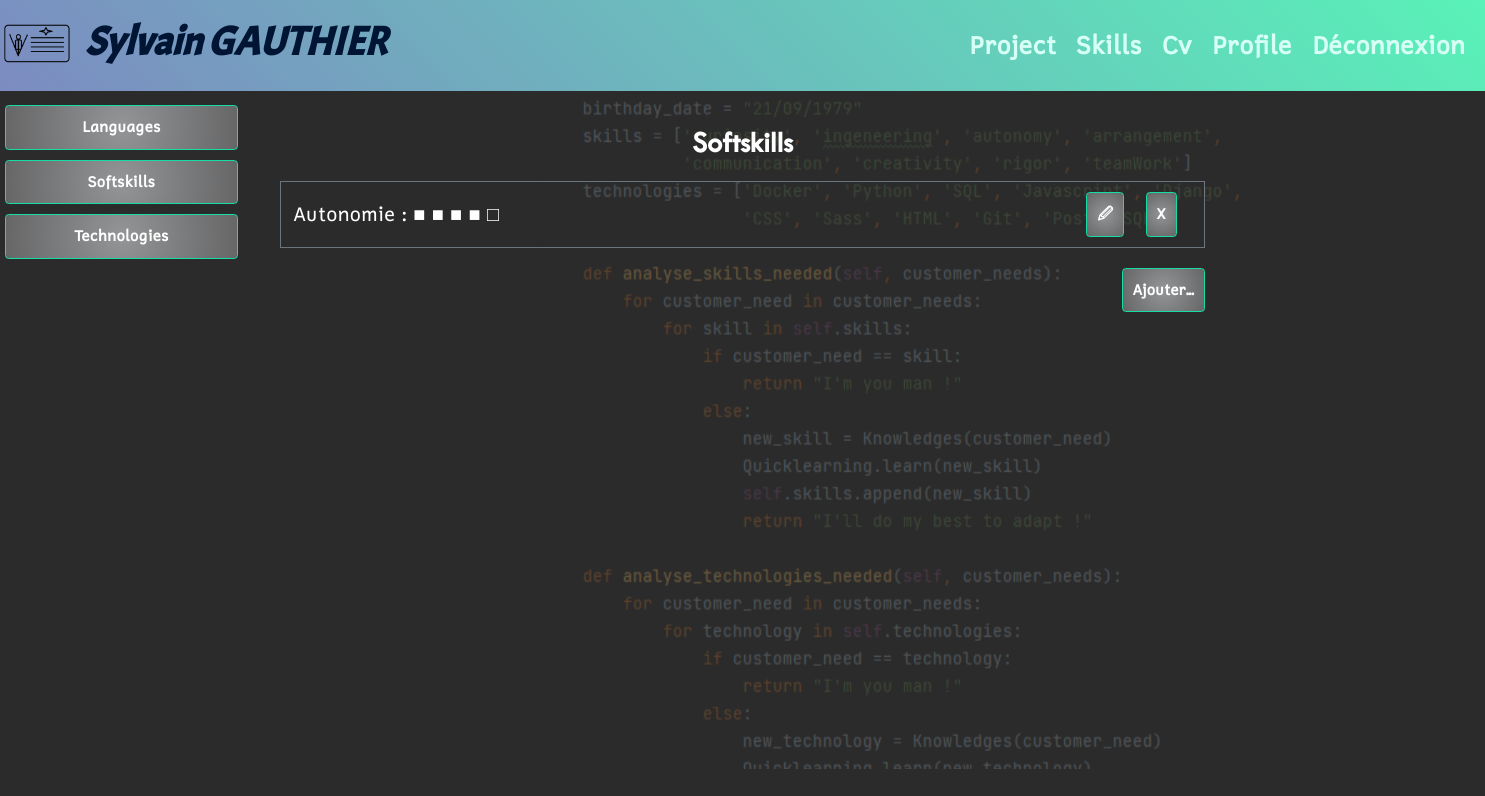
The page /skill/softskill/ (signed in) on the database as committed earlier.
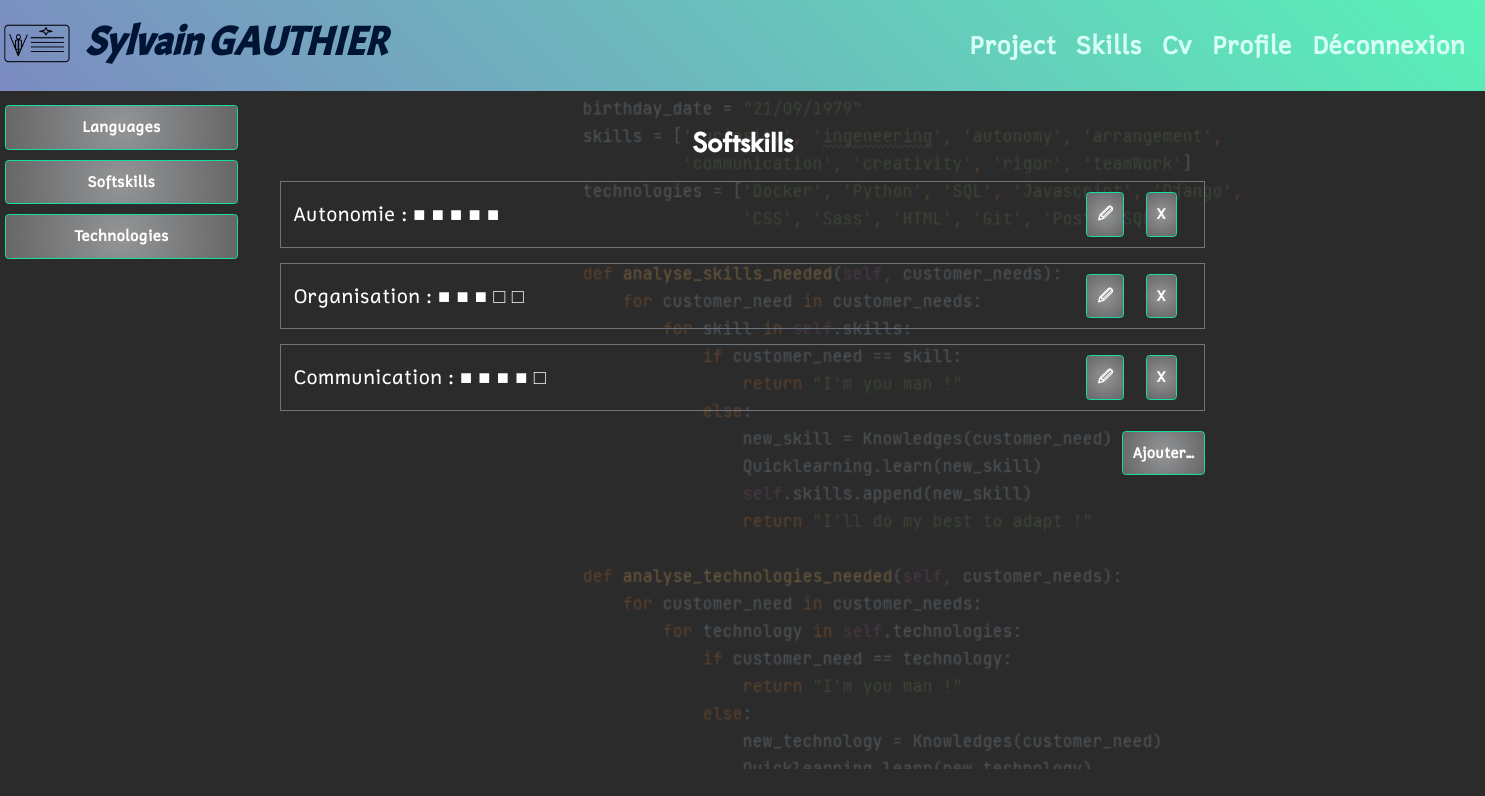
The same page on the database as committed later.
### skill/models/softskill.py (models this page shows, shortened)
class SoftSkill(models.Model):
    title = models.CharField(
        verbose_name='Soft Skill',
        max_length=40,
        blank=False,
        null=False
    )
    level = models.PositiveIntegerField(validators=[MinValueValidator(0),
                                                    MaxValueValidator(5)],
                                        default=0,
                                        verbose_name='Level')
    user = models.ForeignKey(settings.AUTH_USER_MODEL,
                             null=True,
                             on_delete=models.CASCADE)

### skill/views/softskill_views.py (the view)
# urls.py: path('', cv_views.index, name='cv_home'),
@login_required
def index(request):
    softskills = SoftSkill.objects.filter(
        Q(user=request.user)
    )
    return render(request,
                  'skill/softskills_index.html',
                  context={'softskills': softskills}
                  )

### skill/templates/skill/softskills_index.html
{% extends 'index.html' %}
{% block sidebar %}
    {% include 'skill/partials/skills_menu_snippet.html' %}
{% endblock sidebar %}
{% block content %}
    <div class="text-center">
        <h2>Softskills</h2>
    </div>
    {% for instance in softskills %}
        <div class="ticket border border-secondary m-4 p-2 row">
            <div class="align-self-center col-sm-6">
                {% include 'skill/partials/softskill_snippet.html' with softskill=instance %}
            </div>
            <div class="text-end col-sm-6">
                <a class="btn btn-secondary mt-2 mb-2 me-4" href="{% url 'skill:edit_softskill' instance.id %}">
                    🖉
                </a>
                <a class="btn btn-secondary mt-2 mb-2 me-4" href="{% url 'skill:delete_softskill' instance.id %}">
                    X
                </a>
            </div>
        </div>
    {% endfor %}
    <div class="text-end">
        <a class="btn btn-secondary mt-2 mb-2 me-4" href="{% url 'skill:create_softskill' %}">
            Ajouter...
        </a>
    </div>
{% endblock content %}

### skill/templates/skill/partials/softskill_snippet.html
<div>
    {{ softskill.title }} :
        {% for i in "x"|ljust:"5" %}
            {% if forloop.counter <= softskill.level %}
                <span class="text-green fw-semibold">■</span>
            {% else %}
                <span>□</span>
            {% endif %}
        {% endfor %}
</div>

Rows that differ between the two databases and show on the page:
changed SoftSkill "Autonomie": level 4 → 5 (drawn)
added SoftSkill: title "Organisation", level 3 (drawn)
added SoftSkill: title "Communication", level 4 (drawn)
